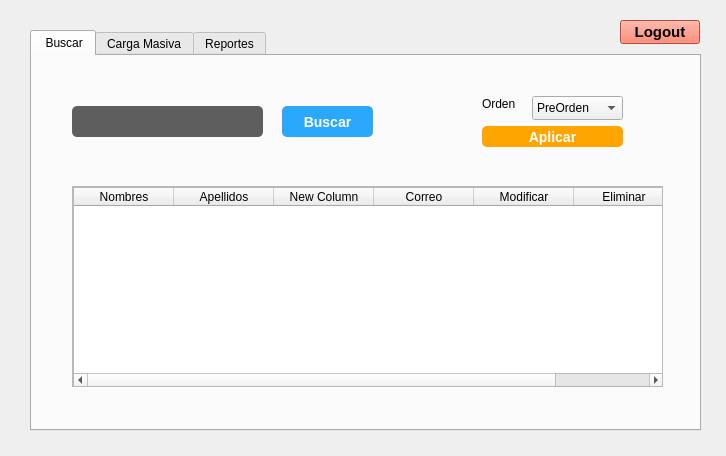
<?xml version="1.0" encoding="UTF-8"?>
<ui version="4.0">
 <class>AdminView</class>
 <widget class="QWidget" name="AdminView">
  <property name="geometry">
   <rect>
    <x>0</x>
    <y>0</y>
    <width>726</width>
    <height>456</height>
   </rect>
  </property>
  <property name="windowTitle">
   <string>Form</string>
  </property>
  <widget class="QPushButton" name="pushButton">
   <property name="geometry">
    <rect>
     <x>620</x>
     <y>20</y>
     <width>80</width>
     <height>24</height>
    </rect>
   </property>
   <property name="styleSheet">
    <string notr="true">background-color: tomato;
font: bold;
font-size: 15px;</string>
   </property>
   <property name="text">
    <string>Logout</string>
   </property>
  </widget>
  <widget class="QTabWidget" name="tabWidget">
   <property name="geometry">
    <rect>
     <x>30</x>
     <y>30</y>
     <width>671</width>
     <height>401</height>
    </rect>
   </property>
   <property name="currentIndex">
    <number>0</number>
   </property>
   <widget class="QWidget" name="buscar">
    <attribute name="title">
     <string> Buscar</string>
    </attribute>
    <widget class="QPlainTextEdit" name="usertoSearch">
     <property name="geometry">
      <rect>
       <x>40</x>
       <y>50</y>
       <width>191</width>
       <height>31</height>
      </rect>
     </property>
     <property name="styleSheet">
      <string notr="true">width: 100%;
    padding: 0.75rem;
    margin: 0.75rem 0;
    border: 3px fill white;
    border-radius: 5px;
    background-color: #5e5e5e;
    color: #fff;
    font-size: 1rem;
    outline: none;</string>
     </property>
    </widget>
    <widget class="QPushButton" name="pushButton_2">
     <property name="geometry">
      <rect>
       <x>250</x>
       <y>50</y>
       <width>91</width>
       <height>31</height>
      </rect>
     </property>
     <property name="styleSheet">
      <string notr="true">  border: 0;
  border-radius: 100px;
  background-color: #2ba8fb;
  color: #ffffff;
  font-weight: Bold;
font-size: 14px;
border-radius: 5px;</string>
     </property>
     <property name="text">
      <string>Buscar</string>
     </property>
    </widget>
    <widget class="QLabel" name="label_8">
     <property name="geometry">
      <rect>
       <x>450</x>
       <y>40</y>
       <width>49</width>
       <height>16</height>
      </rect>
     </property>
     <property name="text">
      <string>Orden</string>
     </property>
    </widget>
    <widget class="QComboBox" name="orden">
     <property name="geometry">
      <rect>
       <x>500</x>
       <y>40</y>
       <width>91</width>
       <height>24</height>
      </rect>
     </property>
     <property name="editable">
      <bool>false</bool>
     </property>
     <item>
      <property name="text">
       <string>PreOrden</string>
      </property>
     </item>
     <item>
      <property name="text">
       <string>InOrden</string>
      </property>
     </item>
     <item>
      <property name="text">
       <string>PostOrden</string>
      </property>
     </item>
    </widget>
    <widget class="QPushButton" name="pushButton_5">
     <property name="geometry">
      <rect>
       <x>450</x>
       <y>70</y>
       <width>141</width>
       <height>21</height>
      </rect>
     </property>
     <property name="styleSheet">
      <string notr="true">  border: 0;
  border-radius: 100px;
  background-color: orange;
  color: #ffffff;
  font-weight: Bold;
font-size: 14px;
border-radius: 5px;</string>
     </property>
     <property name="text">
      <string>Aplicar</string>
     </property>
    </widget>
    <widget class="QScrollArea" name="scrollArea">
     <property name="geometry">
      <rect>
       <x>40</x>
       <y>130</y>
       <width>591</width>
       <height>201</height>
      </rect>
     </property>
     <property name="widgetResizable">
      <bool>true</bool>
     </property>
     <widget class="QWidget" name="scrollAreaWidgetContents">
      <property name="geometry">
       <rect>
        <x>0</x>
        <y>0</y>
        <width>589</width>
        <height>199</height>
       </rect>
      </property>
      <widget class="QTableWidget" name="usuarios">
       <property name="geometry">
        <rect>
         <x>0</x>
         <y>0</y>
         <width>591</width>
         <height>201</height>
        </rect>
       </property>
       <column>
        <property name="text">
         <string>Nombres</string>
        </property>
       </column>
       <column>
        <property name="text">
         <string>Apellidos</string>
        </property>
       </column>
       <column>
        <property name="text">
         <string>New Column</string>
        </property>
       </column>
       <column>
        <property name="text">
         <string>Correo</string>
        </property>
       </column>
       <column>
        <property name="text">
         <string>Modificar</string>
        </property>
       </column>
       <column>
        <property name="text">
         <string>Eliminar</string>
        </property>
       </column>
      </widget>
     </widget>
    </widget>
   </widget>
   <widget class="QWidget" name="carga">
    <attribute name="title">
     <string>Carga Masiva</string>
    </attribute>
    <widget class="QGroupBox" name="groupBox">
     <property name="geometry">
      <rect>
       <x>30</x>
       <y>20</y>
       <width>191</width>
       <height>331</height>
      </rect>
     </property>
     <property name="title">
      <string>Usuarios</string>
     </property>
     <widget class="QPushButton" name="pushButton_4">
      <property name="geometry">
       <rect>
        <x>30</x>
        <y>160</y>
        <width>131</width>
        <height>41</height>
       </rect>
      </property>
      <property name="styleSheet">
       <string notr="true">  background-color: #b55ffc;
  color: #ffffff;
  font-weight: Bold;
font-size: 14px;
border-radius: 10px;</string>
      </property>
      <property name="text">
       <string>Cargar Usuarios</string>
      </property>
     </widget>
    </widget>
    <widget class="QGroupBox" name="groupBox_2">
     <property name="geometry">
      <rect>
       <x>240</x>
       <y>20</y>
       <width>191</width>
       <height>331</height>
      </rect>
     </property>
     <property name="title">
      <string>Solicitudes</string>
     </property>
     <widget class="QPushButton" name="pushButton_7">
      <property name="geometry">
       <rect>
        <x>20</x>
        <y>160</y>
        <width>151</width>
        <height>41</height>
       </rect>
      </property>
      <property name="styleSheet">
       <string notr="true">  background-color: #b55ffc;
  color: #ffffff;
  font-weight: Bold;
font-size: 14px;
border-radius: 10px;</string>
      </property>
      <property name="text">
       <string>Cargar Solicitudes</string>
      </property>
     </widget>
    </widget>
    <widget class="QGroupBox" name="groupBox_3">
     <property name="geometry">
      <rect>
       <x>450</x>
       <y>20</y>
       <width>191</width>
       <height>331</height>
      </rect>
     </property>
     <property name="title">
      <string>Publicacoines</string>
     </property>
     <widget class="QPushButton" name="pushButton_6">
      <property name="geometry">
       <rect>
        <x>20</x>
        <y>160</y>
        <width>151</width>
        <height>41</height>
       </rect>
      </property>
      <property name="styleSheet">
       <string notr="true">  background-color: #b55ffc;
  color: #ffffff;
  font-weight: Bold;
font-size: 14px;
border-radius: 10px;</string>
      </property>
      <property name="text">
       <string>Cargar Publicaciones</string>
      </property>
     </widget>
    </widget>
   </widget>
   <widget class="QWidget" name="reportes">
    <attribute name="title">
     <string>Reportes</string>
    </attribute>
    <widget class="QGroupBox" name="groupBox_4">
     <property name="geometry">
      <rect>
       <x>40</x>
       <y>30</y>
       <width>271</width>
       <height>261</height>
      </rect>
     </property>
     <property name="title">
      <string>Arbol de Usuarios</string>
     </property>
     <widget class="QLabel" name="avlImage">
      <property name="geometry">
       <rect>
        <x>0</x>
        <y>30</y>
        <width>261</width>
        <height>221</height>
       </rect>
      </property>
      <property name="text">
       <string/>
      </property>
     </widget>
    </widget>
    <widget class="QGroupBox" name="groupBox_5">
     <property name="geometry">
      <rect>
       <x>340</x>
       <y>30</y>
       <width>271</width>
       <height>261</height>
      </rect>
     </property>
     <property name="title">
      <string>Lista de publicaciones</string>
     </property>
     <widget class="QLabel" name="postsImage">
      <property name="geometry">
       <rect>
        <x>0</x>
        <y>20</y>
        <width>271</width>
        <height>241</height>
       </rect>
      </property>
      <property name="text">
       <string/>
      </property>
     </widget>
    </widget>
    <widget class="QPushButton" name="pushButton_8">
     <property name="geometry">
      <rect>
       <x>90</x>
       <y>300</y>
       <width>151</width>
       <height>41</height>
      </rect>
     </property>
     <property name="styleSheet">
      <string notr="true">  background-color: #b55ffc;
  color: #ffffff;
  font-weight: Bold;
font-size: 14px;
border-radius: 10px;</string>
     </property>
     <property name="text">
      <string>Generar Reporte</string>
     </property>
    </widget>
    <widget class="QPushButton" name="pushButton_9">
     <property name="geometry">
      <rect>
       <x>400</x>
       <y>300</y>
       <width>151</width>
       <height>41</height>
      </rect>
     </property>
     <property name="styleSheet">
      <string notr="true">  background-color: #b55ffc;
  color: #ffffff;
  font-weight: Bold;
font-size: 14px;
border-radius: 10px;</string>
     </property>
     <property name="text">
      <string>Generar Reporte</string>
     </property>
    </widget>
   </widget>
  </widget>
 </widget>
 <resources/>
 <connections/>
</ui>
